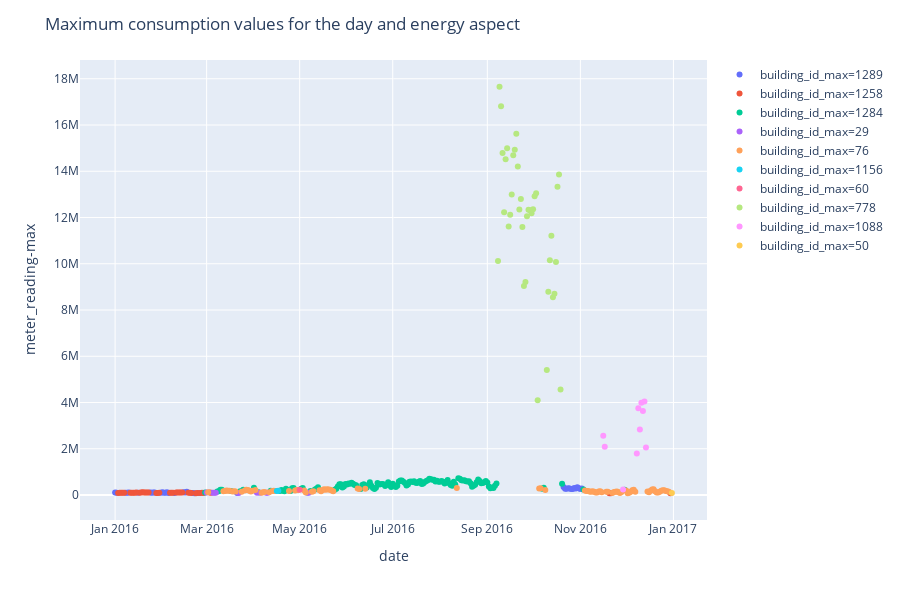

Notebook cell for this chart:
### Markdown cell above
The max values of electricity are caused by only 10 buildings.

### Code cell
daily_train_chilledwater = daily_train_agg[daily_train_agg['meter']=='chilledwater'].copy()
daily_train_chilledwater['building_id_max'] = pd.Categorical(daily_train_chilledwater['building_id_max'])
fig_daily_chilledwater = px.scatter(daily_train_chilledwater,
                                    x='date',
                                    y='meter_reading-max',  
                                    color='building_id_max', 
                                    render_mode='svg')
fig_daily_chilledwater.update_layout(title='Maximum consumption values for the day and energy aspect')
fig_daily_chilledwater.show()

### Figure 1 — Plotly figure (JSON) as saved in the notebook; plotly's stock layout.template omitted (floating-point values rounded to 4 significant figures; data arrays with more than 128 entries replaced by an {"elided": "..."} marker saying what was removed)
{"data": [{"hoverlabel": {"namelength": 0}, "hovertemplate": "building_id_max=1289<br>date=%{x}<br>meter_reading-max=%{y}", "legendgroup": "building_id_max=1289", "marker": {"color": "#636efa", "symbol": "circle"}, "mode": "markers", "name": "building_id_max=1289", "showlegend": true, "type": "scatter", "x": ["2016-01-01", "2016-01-02", "2016-01-08", "2016-01-09", "2016-01-10", "2016-01-16", "2016-01-24", "2016-01-25", "2016-01-26", "2016-01-27", "2016-01-31", "2016-02-01", "2016-02-02", "2016-02-03", "2016-02-04", "2016-02-05", "2016-02-09", "2016-02-15", "2016-02-16", "2016-02-17", "2016-02-21", "2016-02-22", "2016-02-25", "2016-03-21", "2016-05-06", "2016-10-21", "2016-10-22", "2016-10-23", "2016-10-24", "2016-10-25", "2016-10-26", "2016-10-27", "2016-10-28", "2016-10-29", "2016-10-30", "2016-10-31", "2016-11-01", "2016-11-02"], "xaxis": "x", "y": [104200.0, 98190.0, 97710.0, 100200.0, 106300.0, 103300.0, 112200.0, 101600.0, 110600.0, 107900.0, 103600.0, 115800.0, 97460.0, 94660.0, 115100.0, 91150.0, 85420.0, 121800.0, 110300.0, 136600.0, 90410.0, 79860.0, 84640.0, 88170.0, 98840.0, 348900.0, 274500.0, 273100.0, 294000.0, 281000.0, 261300.0, 263900.0, 302900.0, 287300.0, 332632, 289900.0, 261400.0, 283500.0], "yaxis": "y"}, {"hoverlabel": {"namelength": 0}, "hovertemplate": "building_id_max=1258<br>date=%{x}<br>meter_reading-max=%{y}", "legendgroup": "building_id_max=1258", "marker": {"color": "#EF553B", "symbol": "circle"}, "mode": "markers", "name": "building_id_max=1258", "showlegend": true, "type": "scatter", "x": ["2016-01-03", "2016-01-04", "2016-01-05", "2016-01-06", "2016-01-07", "2016-01-11", "2016-01-12", "2016-01-13", "2016-01-14", "2016-01-15", "2016-01-17", "2016-01-18", "2016-01-19", "2016-01-20", "2016-01-21", "2016-01-22", "2016-01-23", "2016-01-28", "2016-01-29", "2016-01-30", "2016-02-06", "2016-02-07", "2016-02-08", "2016-02-10", "2016-02-11", "2016-02-12", "2016-02-13", "2016-02-14", "2016-02-18", "2016-02-19", "2016-02-20", "2016-02-23", "2016-02-24", "2016-02-26", "2016-02-27", "2016-02-28", "2016-03-03", "2016-03-04", "2016-11-20", "2016-11-21", "2016-12-30"], "xaxis": "x", "y": [83890.0, 96510.0, 102100.0, 100300.0, 102400.0, 99080.0, 103100.0, 103000.0, 101700.0, 105300.0, 95790.0, 107000.0, 115300.0, 113700.0, 109400.0, 111400.0, 105700.0, 92200.0, 92290.0, 96900.0, 98520.0, 94920.0, 98180.0, 113300.0, 112300.0, 112000.0, 113600.0, 109400.0, 99050.0, 103200.0, 91160.0, 77370.0, 89710.0, 86410.0, 102300.0, 91320.0, 104400.0, 100100.0, 81080.0, 77080.0, 81500.0], "yaxis": "y"}, {"hoverlabel": {"namelength": 0}, "hovertemplate": "building_id_max=1284<br>date=%{x}<br>meter_reading-max=%{y}", "legendgroup": "building_id_max=1284", "marker": {"color": "#00cc96", "symbol": "circle"}, "mode": "markers", "name": "building_id_max=1284", "showlegend": true, "type": "scatter", "x": {"elided": "134 str values"}, "xaxis": "x", "y": {"elided": "134 float values"}, "yaxis": "y"}, {"hoverlabel": {"namelength": 0}, "hovertemplate": "building_id_max=29<br>date=%{x}<br>meter_reading-max=%{y}", "legendgroup": "building_id_max=29", "marker": {"color": "#ab63fa", "symbol": "circle"}, "mode": "markers", "name": "building_id_max=29", "showlegend": true, "type": "scatter", "x": ["2016-03-01", "2016-03-05", "2016-03-06", "2016-03-07", "2016-03-22", "2016-04-03", "2016-04-05", "2016-04-09", "2016-04-10", "2016-05-07"], "xaxis": "x", "y": [104300.0, 94720.0, 94000.0, 96450.0, 91510.0, 94130.0, 101938, 93660.0, 95100.0, 98100.0], "yaxis": "y"}, {"hoverlabel": {"namelength": 0}, "hovertemplate": "building_id_max=76<br>date=%{x}<br>meter_reading-max=%{y}", "legendgroup": "building_id_max=76", "marker": {"color": "#FFA15A", "symbol": "circle"}, "mode": "markers", "name": "building_id_max=76", "showlegend": true, "type": "scatter", "x": ["2016-03-02", "2016-03-12", "2016-03-13", "2016-03-14", "2016-03-15", "2016-03-16", "2016-03-18", "2016-03-19", "2016-03-20", "2016-03-24", "2016-03-26", "2016-03-27", "2016-03-28", "2016-03-29", "2016-03-30", "2016-03-31", "2016-04-02", "2016-04-06", "2016-04-07", "2016-04-08", "2016-04-11", "2016-04-13", "2016-04-14", "2016-04-15", "2016-04-24", "2016-04-28", "2016-04-29", "2016-04-30", "2016-05-04", "2016-05-05", "2016-05-09", "2016-05-10", "2016-05-14", "2016-05-15", "2016-05-16", "2016-05-17", "2016-05-18", "2016-05-19", "2016-05-20", "2016-05-21", "2016-05-22", "2016-05-23", "2016-06-08", "2016-06-09", "2016-06-13", "2016-08-12", "2016-10-05", "2016-10-06", "2016-10-09", "2016-11-04", "2016-11-05", "2016-11-06", "2016-11-07", "2016-11-08", "2016-11-09", "2016-11-10", "2016-11-11", "2016-11-12", "2016-11-13", "2016-11-14", "2016-11-15", "2016-11-18", "2016-11-19", "2016-11-22", "2016-11-23", "2016-11-24", "2016-11-25", "2016-11-26", "2016-11-27", "2016-11-28", "2016-12-01", "2016-12-02", "2016-12-03", "2016-12-04", "2016-12-05", "2016-12-06", "2016-12-07", "2016-12-15", "2016-12-16", "2016-12-17", "2016-12-18", "2016-12-19", "2016-12-20", "2016-12-21", "2016-12-22", "2016-12-23", "2016-12-24", "2016-12-25", "2016-12-26", "2016-12-27", "2016-12-28", "2016-12-29"], "xaxis": "x", "y": [118100.0, 165300.0, 172600.0, 197500.0, 185200.0, 183200.0, 157300.0, 163300.0, 155100.0, 145400.0, 200300.0, 228100.0, 218000.0, 186200.0, 152800.0, 190300.0, 217500.0, 96960.0, 122600.0, 126200.0, 119900.0, 175800.0, 185500.0, 173900.0, 171000.0, 200500.0, 222400.0, 212300.0, 194300.0, 106600.0, 137600.0, 167900.0, 204800.0, 165900.0, 217000.0, 249700.0, 233300.0, 250000.0, 239600.0, 228100.0, 198300.0, 165500.0, 277533, 264400.0, 272700.0, 308300.0, 287400.0, 288900.0, 215400.0, 197200.0, 170100.0, 174800.0, 157200.0, 142900.0, 159000.0, 141300.0, 113200.0, 107800.0, 157318, 166600.0, 119300.0, 138000.0, 139300.0, 89950.0, 136500.0, 142400.0, 152200.0, 116500.0, 92780.0, 129800.0, 194200.0, 81550.0, 96320.0, 147200.0, 209200.0, 229000.0, 139700.0, 148600.0, 120500.0, 187500.0, 239600.0, 248300.0, 163300.0, 105600.0, 105600.0, 141600.0, 180600.0, 202400.0, 206100.0, 172400.0, 167400.0, 144800.0], "yaxis": "y"}, {"hoverlabel": {"namelength": 0}, "hovertemplate": "building_id_max=1156<br>date=%{x}<br>meter_reading-max=%{y}", "legendgroup": "building_id_max=1156", "marker": {"color": "#19d3f3", "symbol": "circle"}, "mode": "markers", "name": "building_id_max=1156", "showlegend": true, "type": "scatter", "x": ["2016-04-16", "2016-04-17"], "xaxis": "x", "y": [173800.0, 188000.0], "yaxis": "y"}, {"hoverlabel": {"namelength": 0}, "hovertemplate": "building_id_max=60<br>date=%{x}<br>meter_reading-max=%{y}", "legendgroup": "building_id_max=60", "marker": {"color": "#FF6692", "symbol": "circle"}, "mode": "markers", "name": "building_id_max=60", "showlegend": true, "type": "scatter", "x": ["2016-05-01"], "xaxis": "x", "y": [229300.0], "yaxis": "y"}, {"hoverlabel": {"namelength": 0}, "hovertemplate": "building_id_max=778<br>date=%{x}<br>meter_reading-max=%{y}", "legendgroup": "building_id_max=778", "marker": {"color": "#B6E880", "symbol": "circle"}, "mode": "markers", "name": "building_id_max=778", "showlegend": true, "type": "scatter", "x": ["2016-09-08", "2016-09-09", "2016-09-10", "2016-09-11", "2016-09-12", "2016-09-13", "2016-09-14", "2016-09-15", "2016-09-16", "2016-09-17", "2016-09-18", "2016-09-19", "2016-09-20", "2016-09-21", "2016-09-22", "2016-09-23", "2016-09-24", "2016-09-25", "2016-09-26", "2016-09-27", "2016-09-28", "2016-09-29", "2016-09-30", "2016-10-01", "2016-10-02", "2016-10-03", "2016-10-04", "2016-10-10", "2016-10-11", "2016-10-12", "2016-10-13", "2016-10-14", "2016-10-15", "2016-10-16", "2016-10-17", "2016-10-18", "2016-10-19"], "xaxis": "x", "y": [10122700, 17654966, 16815506, 14794231, 12231095, 14521837, 14991545, 11617239, 12123555, 12993775, 14696231, 14931564, 15617309, 14203782, 12351834, 12803935, 11595066, 9034653, 9212485, 12054147, 12340896, 12315860, 12183743, 12362908, 12914671, 13052002, 4093785, 5410000.0, 8792932, 10153329, 11206787, 8550955, 8706718, 10080703, 13325371, 13861170, 4565362], "yaxis": "y"}, {"hoverlabel": {"namelength": 0}, "hovertemplate": "building_id_max=1088<br>date=%{x}<br>meter_reading-max=%{y}", "legendgroup": "building_id_max=1088", "marker": {"color": "#FF97FF", "symbol": "circle"}, "mode": "markers", "name": "building_id_max=1088", "showlegend": true, "type": "scatter", "x": ["2016-11-16", "2016-11-17", "2016-11-29", "2016-12-08", "2016-12-09", "2016-12-10", "2016-12-11", "2016-12-12", "2016-12-13", "2016-12-14"], "xaxis": "x", "y": [2566796, 2086000.0, 244200.0, 1797000.0, 3758000.0, 2839000.0, 3995541, 3629000.0, 4045015, 2053000.0], "yaxis": "y"}, {"hoverlabel": {"namelength": 0}, "hovertemplate": "building_id_max=50<br>date=%{x}<br>meter_reading-max=%{y}", "legendgroup": "building_id_max=50", "marker": {"color": "#FECB52", "symbol": "circle"}, "mode": "markers", "name": "building_id_max=50", "showlegend": true, "type": "scatter", "x": ["2016-12-31"], "xaxis": "x", "y": [82560.0], "yaxis": "y"}], "layout": {"height": 600, "legend": {"tracegroupgap": 0}, "margin": {"t": 60}, "title": {"text": "Maximum consumption values for the day and energy aspect"}, "xaxis": {"anchor": "y", "domain": [0, 1], "title": {"text": "date"}}, "yaxis": {"anchor": "x", "domain": [0, 1], "title": {"text": "meter_reading-max"}}}}
